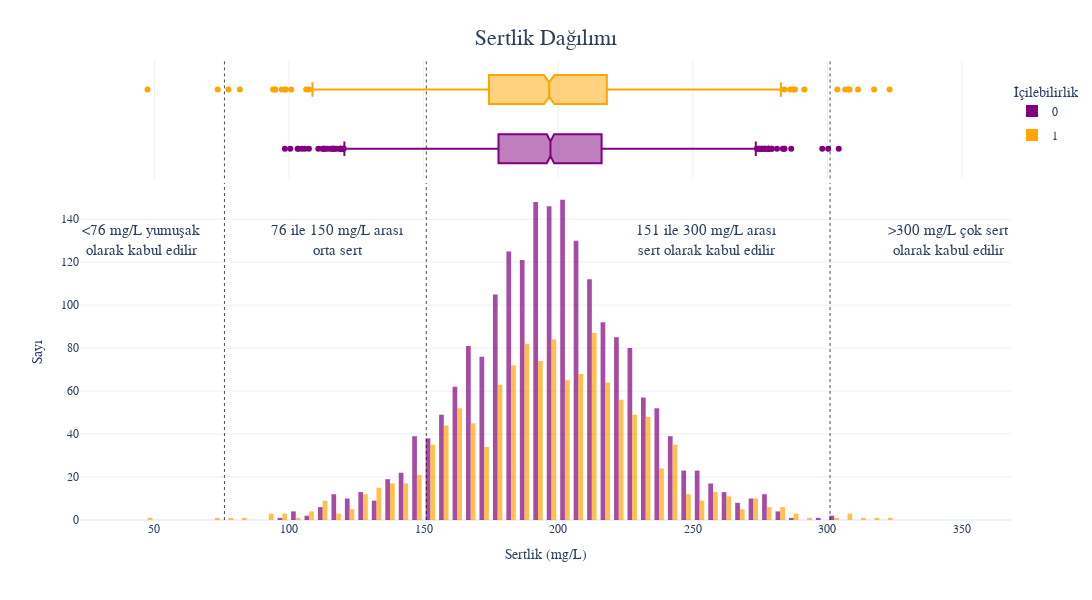

The code cell stored with this chart in its notebook:
### Markdown cell above
**Sertlik**, içilebilirlik açısından doğrudan bir sağlık riski oluşturmaz. Ancak sert suyun içindeki yüksek mineral içeriği, sabun ve deterjanların etkinliğini azaltabilir. Bu durumda, daha fazla sabun veya deterjan kullanımı gerekebilir ve cilt veya saç kuruluğuna neden olabilir. Ayrıca, sert suyun tadı ve kokusu bazı insanlar için rahatsız edici olabilir. Bu sebeplerden dolayı, suyun sertliği kullanım kolaylığı ve konfor açısından önemli bir faktördür.

### Code cell
fig = px.histogram(df, x='Sertlik',y = Counter(df['Sertlik']), color='İçilebilirlik',
                   template='plotly_white', marginal='box', opacity=0.7,
                   nbins=100, color_discrete_sequence=['purple', 'orange'],
                   barmode='group', histfunc='count')

fig.add_vline(x=151, line_width=1, line_color='black', line_dash='dot', opacity=0.7)
fig.add_vline(x=301, line_width=1, line_color='black', line_dash='dot', opacity=0.7)
fig.add_vline(x=76, line_width=1, line_color='black', line_dash='dot', opacity=0.7)

fig.add_annotation(text='<76 mg/L yumuşak<br>olarak kabul edilir', x=45, y=130, showarrow=False, font_size=15)
fig.add_annotation(text='76 ile 150 mg/L arası<br>orta sert', x=118, y=130, showarrow=False, font_size=15)
fig.add_annotation(text='151 ile 300 mg/L arası<br>sert olarak kabul edilir', x=255, y=130, showarrow=False, font_size=15)
fig.add_annotation(text='>300 mg/L çok sert<br>olarak kabul edilir', x=345, y=130, showarrow=False, font_size=15)

fig.update_layout(
    font_family='poppins',
    title=dict(text='Sertlik Dağılımı', x=0.5, y=0.95, font_size=22),
    xaxis_title_text='Sertlik (mg/L)',
    yaxis_title_text='Sayı',
    legend=dict(x=1, y=0.96, bordercolor='black', borderwidth=0, tracegroupgap=5),
    bargap=0.3,
    height=600,  
    width=1600
)

fig.show()

### Figure 1 — Plotly figure (JSON) as saved in the notebook; plotly's stock layout.template omitted (floating-point values rounded to 4 significant figures; data arrays with more than 128 entries replaced by an {"elided": "..."} marker saying what was removed)
{"data": [{"alignmentgroup": "True", "bingroup": "x", "histfunc": "count", "hovertemplate": "İçilebilirlik=0<br>Sertlik=%{x}<br>count=%{y}<extra></extra>", "legendgroup": "0", "marker": {"color": "purple", "opacity": 0.7, "pattern": {"shape": ""}}, "name": "0", "nbinsx": 100, "offsetgroup": "0", "orientation": "v", "showlegend": true, "type": "histogram", "x": {"elided": "1998 float values"}, "xaxis": "x", "y": {"elided": "1998 int values"}, "yaxis": "y"}, {"alignmentgroup": "True", "hovertemplate": "İçilebilirlik=0<br>Sertlik=%{x}<extra></extra>", "legendgroup": "0", "marker": {"color": "purple"}, "name": "0", "notched": true, "offsetgroup": "0", "showlegend": false, "type": "box", "x": {"elided": "1998 float values"}, "xaxis": "x2", "yaxis": "y2"}, {"alignmentgroup": "True", "bingroup": "x", "histfunc": "count", "hovertemplate": "İçilebilirlik=1<br>Sertlik=%{x}<br>count=%{y}<extra></extra>", "legendgroup": "1", "marker": {"color": "orange", "opacity": 0.7, "pattern": {"shape": ""}}, "name": "1", "nbinsx": 100, "offsetgroup": "1", "orientation": "v", "showlegend": true, "type": "histogram", "x": {"elided": "1278 float values"}, "xaxis": "x", "y": {"elided": "1278 int values"}, "yaxis": "y"}, {"alignmentgroup": "True", "hovertemplate": "İçilebilirlik=1<br>Sertlik=%{x}<extra></extra>", "legendgroup": "1", "marker": {"color": "orange"}, "name": "1", "notched": true, "offsetgroup": "1", "showlegend": false, "type": "box", "x": {"elided": "1278 float values"}, "xaxis": "x2", "yaxis": "y2"}], "layout": {"annotations": [{"font": {"size": 15}, "showarrow": false, "text": "<76 mg/L yumuşak<br>olarak kabul edilir", "x": 45, "y": 130}, {"font": {"size": 15}, "showarrow": false, "text": "76 ile 150 mg/L arası<br>orta sert", "x": 118, "y": 130}, {"font": {"size": 15}, "showarrow": false, "text": "151 ile 300 mg/L arası<br>sert olarak kabul edilir", "x": 255, "y": 130}, {"font": {"size": 15}, "showarrow": false, "text": ">300 mg/L çok sert<br>olarak kabul edilir", "x": 345, "y": 130}], "bargap": 0.3, "barmode": "group", "font": {"family": "poppins"}, "height": 600, "legend": {"bordercolor": "black", "borderwidth": 0, "title": {"text": "İçilebilirlik"}, "tracegroupgap": 5, "x": 1, "y": 0.96}, "margin": {"t": 60}, "shapes": [{"line": {"color": "black", "dash": "dot", "width": 1}, "opacity": 0.7, "type": "line", "x0": 151, "x1": 151, "xref": "x", "y0": 0, "y1": 1, "yref": "y domain"}, {"line": {"color": "black", "dash": "dot", "width": 1}, "opacity": 0.7, "type": "line", "x0": 151, "x1": 151, "xref": "x2", "y0": 0, "y1": 1, "yref": "y2 domain"}, {"line": {"color": "black", "dash": "dot", "width": 1}, "opacity": 0.7, "type": "line", "x0": 301, "x1": 301, "xref": "x", "y0": 0, "y1": 1, "yref": "y domain"}, {"line": {"color": "black", "dash": "dot", "width": 1}, "opacity": 0.7, "type": "line", "x0": 301, "x1": 301, "xref": "x2", "y0": 0, "y1": 1, "yref": "y2 domain"}, {"line": {"color": "black", "dash": "dot", "width": 1}, "opacity": 0.7, "type": "line", "x0": 76, "x1": 76, "xref": "x", "y0": 0, "y1": 1, "yref": "y domain"}, {"line": {"color": "black", "dash": "dot", "width": 1}, "opacity": 0.7, "type": "line", "x0": 76, "x1": 76, "xref": "x2", "y0": 0, "y1": 1, "yref": "y2 domain"}], "title": {"font": {"size": 22}, "text": "Sertlik Dağılımı", "x": 0.5, "y": 0.95}, "width": 1600, "xaxis": {"anchor": "y", "domain": [0, 1], "title": {"text": "Sertlik (mg/L)"}}, "xaxis2": {"anchor": "y2", "domain": [0, 1], "matches": "x", "showgrid": true, "showticklabels": false}, "yaxis": {"anchor": "x", "domain": [0, 0.7326], "title": {"text": "Sayı"}}, "yaxis2": {"anchor": "x2", "domain": [0.7426, 1], "matches": "y2", "showgrid": false, "showline": false, "showticklabels": false, "ticks": ""}}}
